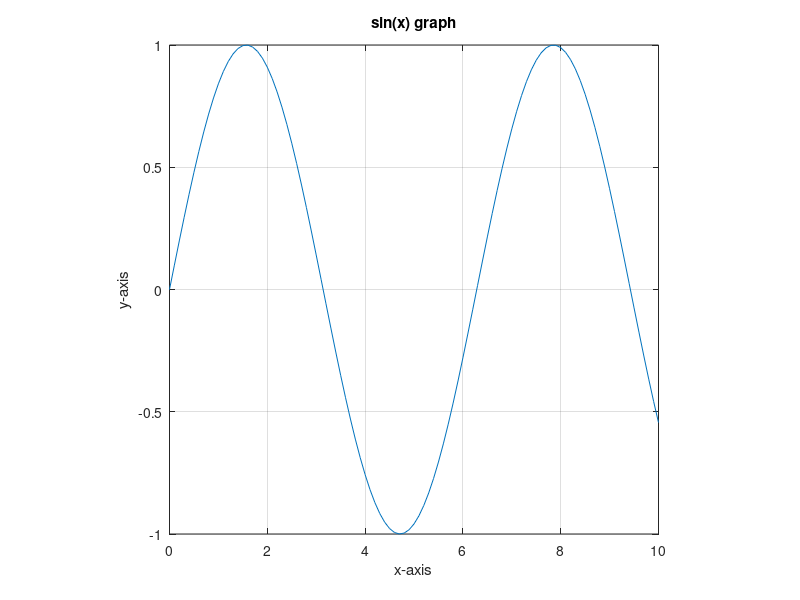

Write the MATLAB code that produced this figure.
%{
    A code snippet that demonstrates the plotting
    of graphs in MATLAB
%}

x = [0:10:100];
y = x;
plot(x, y); % graph of y = x;

x = [-100:10:100];
y = x.^2;
plot(x,y); % graph of y = x^2;

x = [-100:5:100];
y = x.^3;
plot(x,y); % graph of y = x^3;

x = [-100:10:100];
y = log(x); 
plot(x, y); % graph of y = log(x);
xlabel('x-axis');
ylabel('y-axix');
title('log(x) graph');
grid on;
axis square;

% graph of y = sin(x);
clear;
x = [0:0.1:10];
y = sin(x);
plot(x,y), title('sin(x) graph'), xlabel('x-axis'), ylabel('y-axis');
grid on;
axis square;


